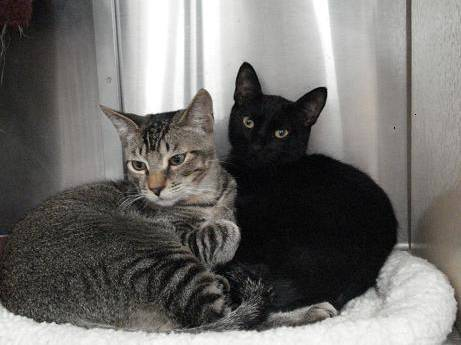
#> input picture cat.8.jpg, 461 x 345 px
$ jupyter execute 'Patchify the image.ipynb'
#> lines starting #> are read from the running program, lines starting #| are printed output that depends on the picture
# Patchify the image

[cell 1]
import numpy as np
import cv2
import matplotlib.pyplot as plt

img = cv2.imread(r'cat.8.jpg')
#> img is the input picture: shape (345, 461, 3); mean B, G, R 107.1, 109.7, 111.3
img = cv2.resize(img, (256, 256), interpolation=cv2.INTER_CUBIC)
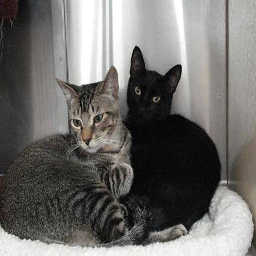
#> img: shape (256, 256, 3); mean B, G, R 107, 109.6, 111.3

[cell 2]
plt.imshow(img)

[cell 3]
class Patchify:
    def __init__(self, img_size=(256, 256), patch_size=128, n_channels=3):
        self.img_size = img_size
        self.patch_size = patch_size
        self.n_channels = n_channels
        self.num_of_patches = 0


    def _read_image(self, img):
        resized_img = cv2.resize(img, self.img_size, interpolation=cv2.INTER_CUBIC)
        resized_img = resized_img.transpose(2,1,0)
        return resized_img


    def show_patch_image(self, img):
        plt.imshow(img.transpose(2,1,0))


    def patchify_image(self, img):
        img = self._read_image(img)
        patch_img=[]
        for row in range(0, self.img_size[0], self.patch_size):
            for col in range(0, self.img_size[0], self.patch_size):
                images=[]
                self.num_of_patches +=1
                for c in range(self.n_channels):
                    images.append(img[c, row:row+self.patch_size, col:col+self.patch_size])
                patch_img.append(np.stack(images))
#> after the loop, patch_img = 4 items; self.num_of_patches = 4
        return patch_img

[cell 4]
patch = Patchify()
image = patch.patchify_image(img)
#> image = 4 items

[cell 5]
fig = plt.figure(figsize=(8,8))
columns = 2
rows = 2
for i in range(1, columns*rows +1):
    fig.add_subplot(rows,columns, i)
    plt.imshow(image[i-1].transpose(2,1,0))
plt.show()
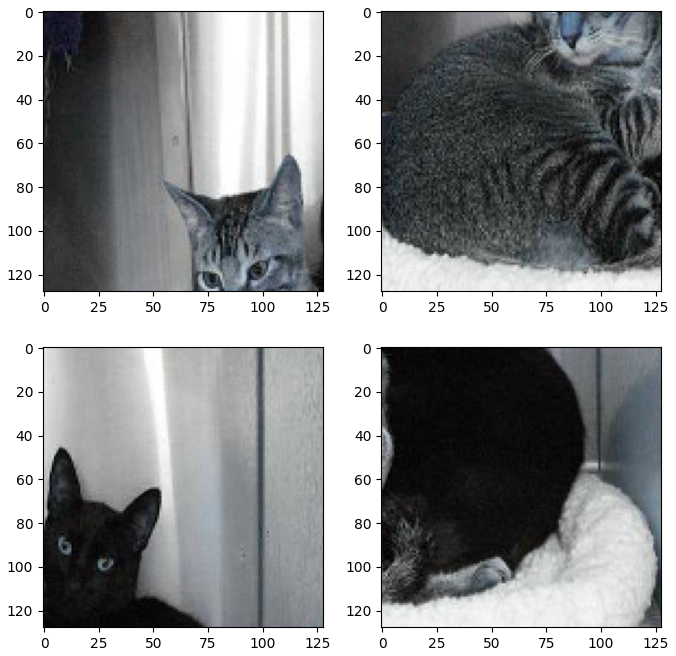
#> figure drawn by matplotlib, 4 panels

[cell 6]
patch.num_of_patches
#> Out = 4

$ run again, with patches.jpg copied over cat.8.jpg
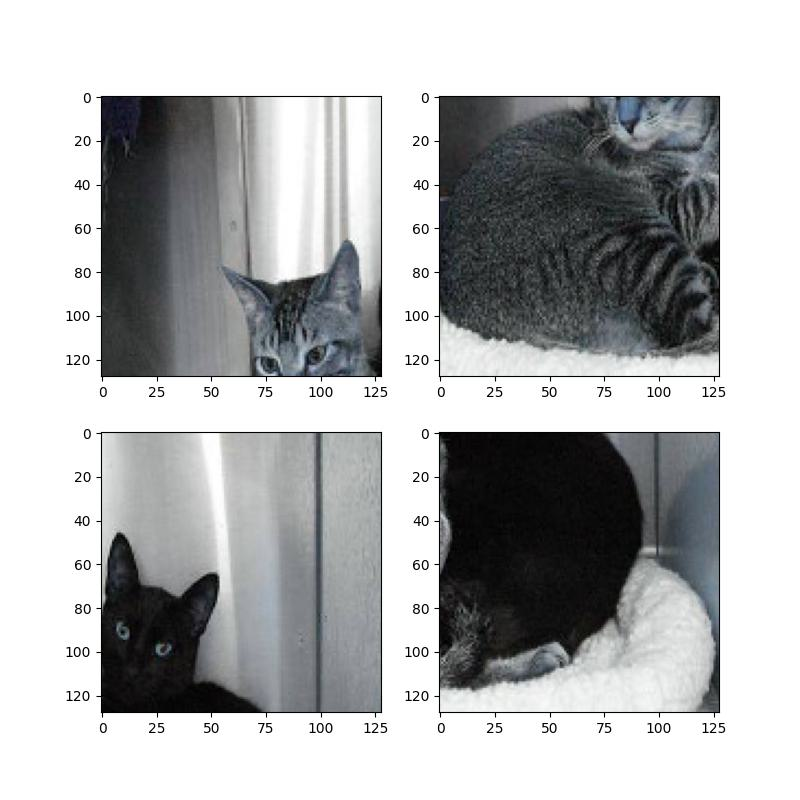
#> input picture patches.jpg, 800 x 800 px
#> img is the input picture: shape (800, 800, 3); mean B, G, R 181.5, 180.7, 179.4
#> `img = cv2.resize(img, (256, 256), interpolation=cv2.INTER_CUBIC)`:
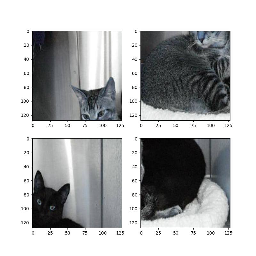
#> img: shape (256, 256, 3); mean B, G, R 181.2, 180.4, 179.2
#> after the loop in patchify_image, `for row in range(0, self.img_size[0], self.patch_size):`: patch_img = 4 items; self.num_of_patches = 4
#> image = 4 items
#> `plt.show()`:
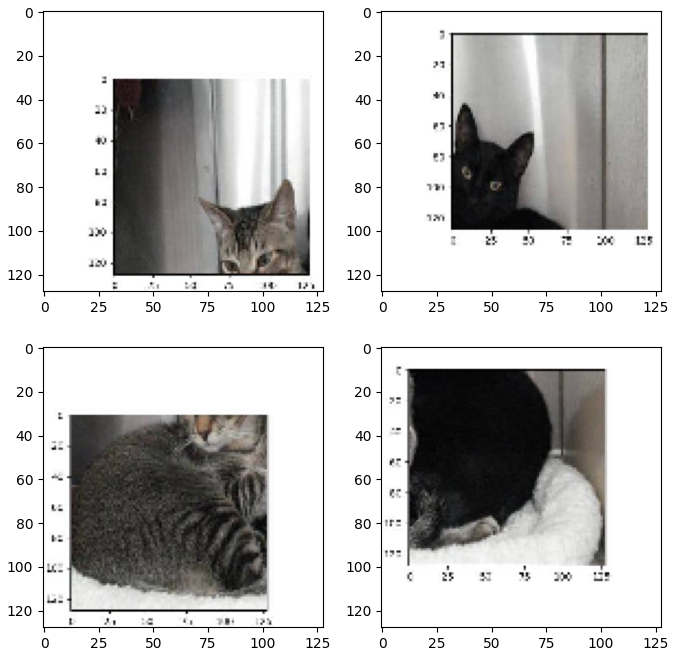
#> figure drawn by matplotlib, 4 panels
#> Out = 4
